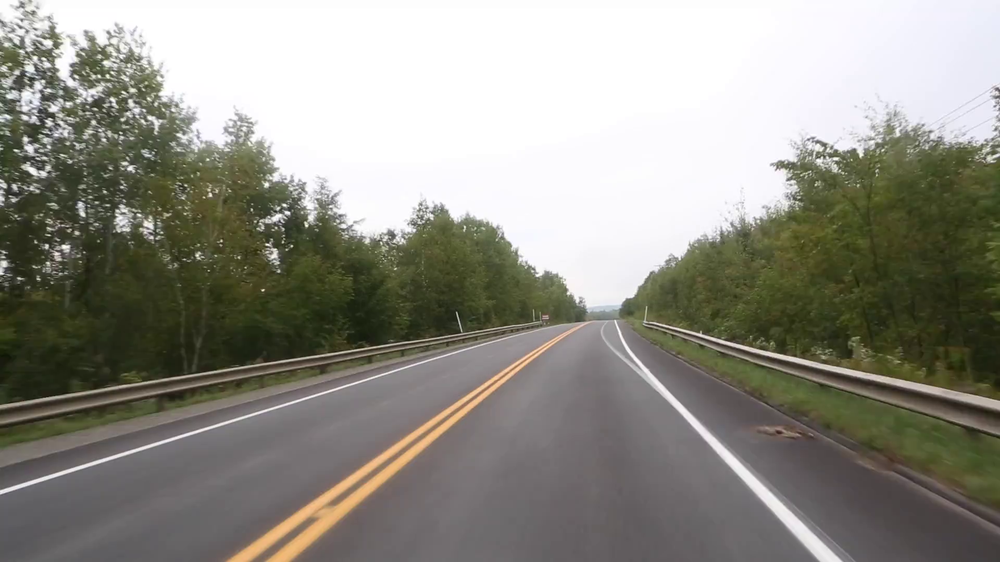
#> input picture data/test_1.png, 1000 x 562 px, shrunk from 1920 x 1080 before the run
$ jupyter execute tutorial.ipynb   (shell and % lines are left out)
#> lines starting #> are read from the running program, lines starting #| are printed output that depends on the picture
[cell 1]
import cv2
import matplotlib.pyplot as plt

[cell 2]
img = cv2.imread("../data/test_1.png")
#> img is the input picture: shape (562, 1000, 3); mean B, G, R 133.6, 142.9, 144.3
gray = cv2.cvtColor(img, cv2.COLOR_BGR2GRAY)
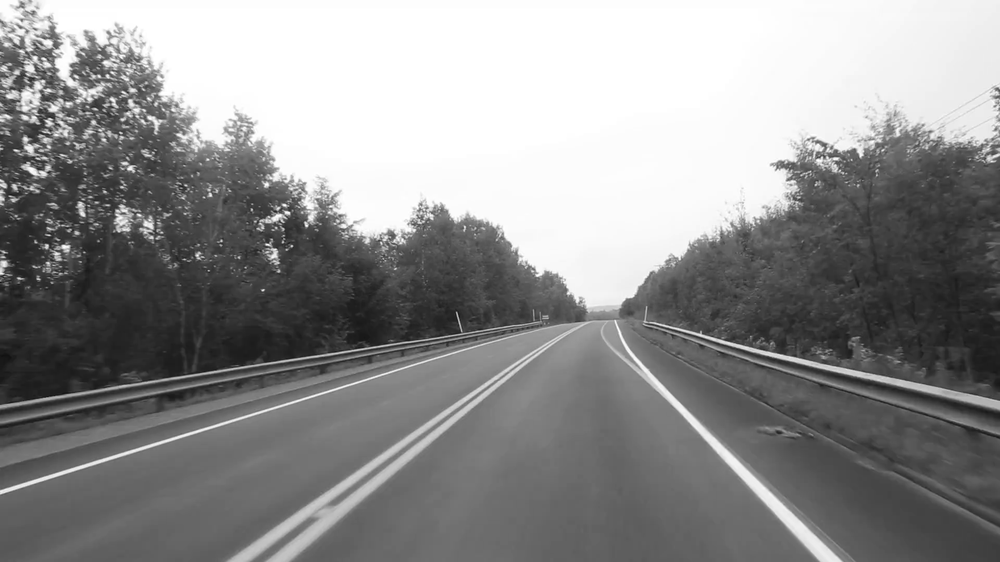
#> gray: shape (562, 1000); min 17, max 255, mean 142.3

[cell 3]
sift = cv2.xfeatures2d.SIFT_create()

[cell 4]
keypoints, descriptors = sift.detectAndCompute(img, None)
#> keypoints = 1675 keypoints; strongest (x, y, size): (47, 246, 3.2), (287, 213, 2.9), (15, 150, 2), (66, 247, 5.2)

[cell 5]
sift_image = cv2.drawKeypoints(gray, keypoints, img)
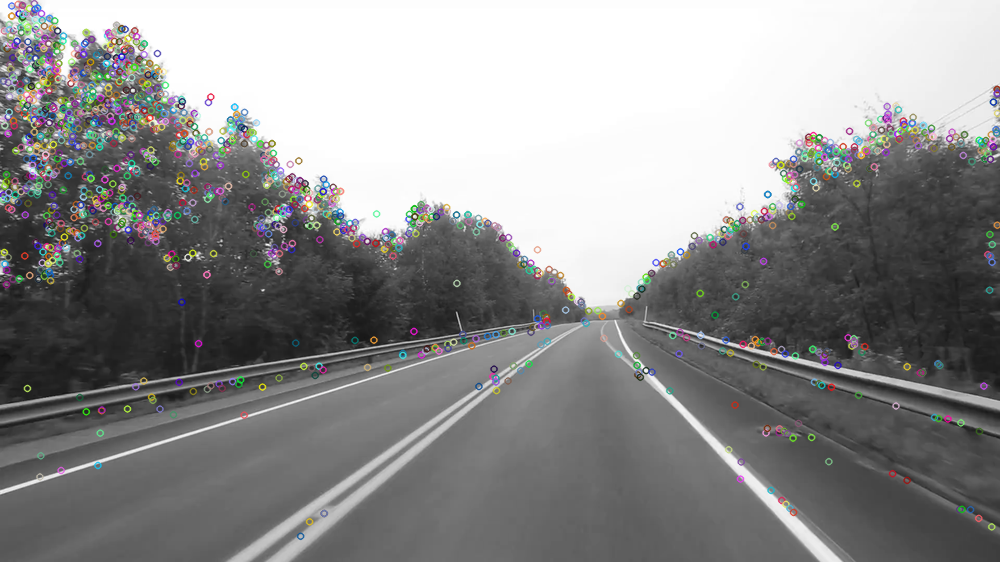
#> sift_image: shape (562, 1000, 3); mean B, G, R 141.7, 141.8, 141.8
# show the image
plt.imshow(sift_image)

[cell 6]
print(descriptors)
#> (printed output is left out)

$ run again, with data/image_1.png copied over data/test_1.png
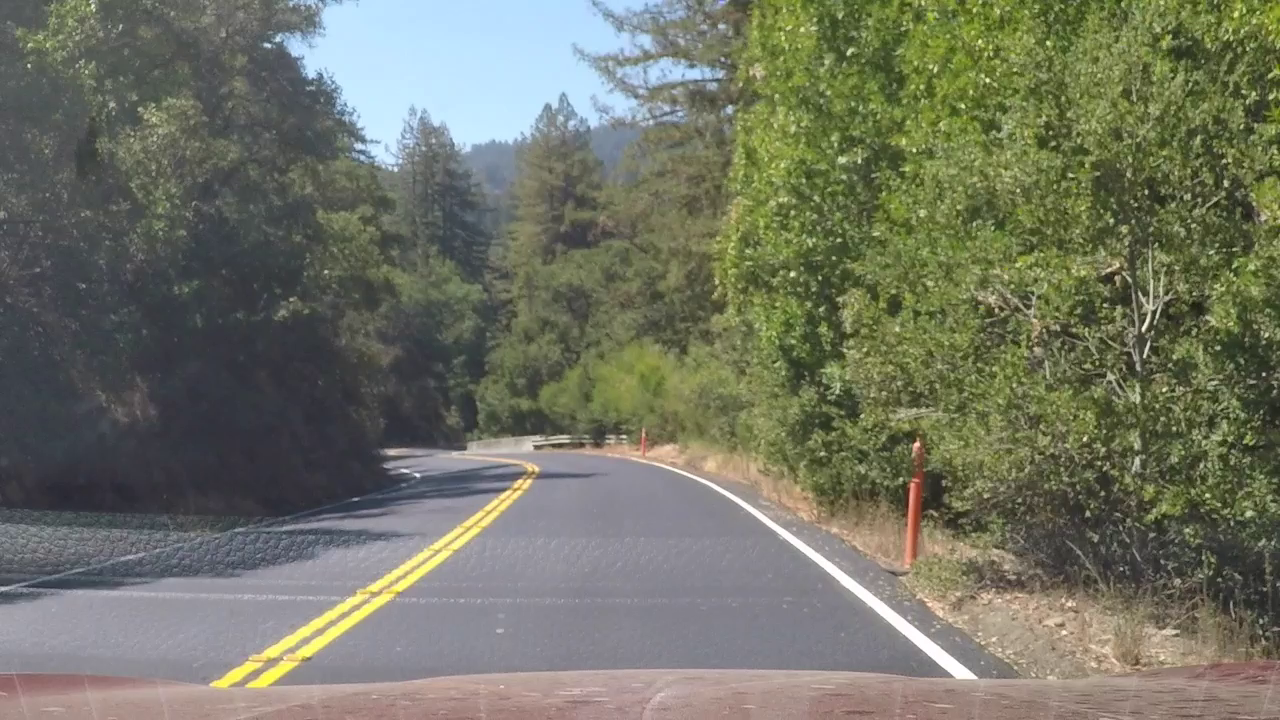
#> input picture data/image_1.png, 1280 x 720 px
#> img is the input picture: shape (720, 1280, 3); mean B, G, R 100.9, 116.7, 114.2
#> `gray = cv2.cvtColor(img, cv2.COLOR_BGR2GRAY)`:
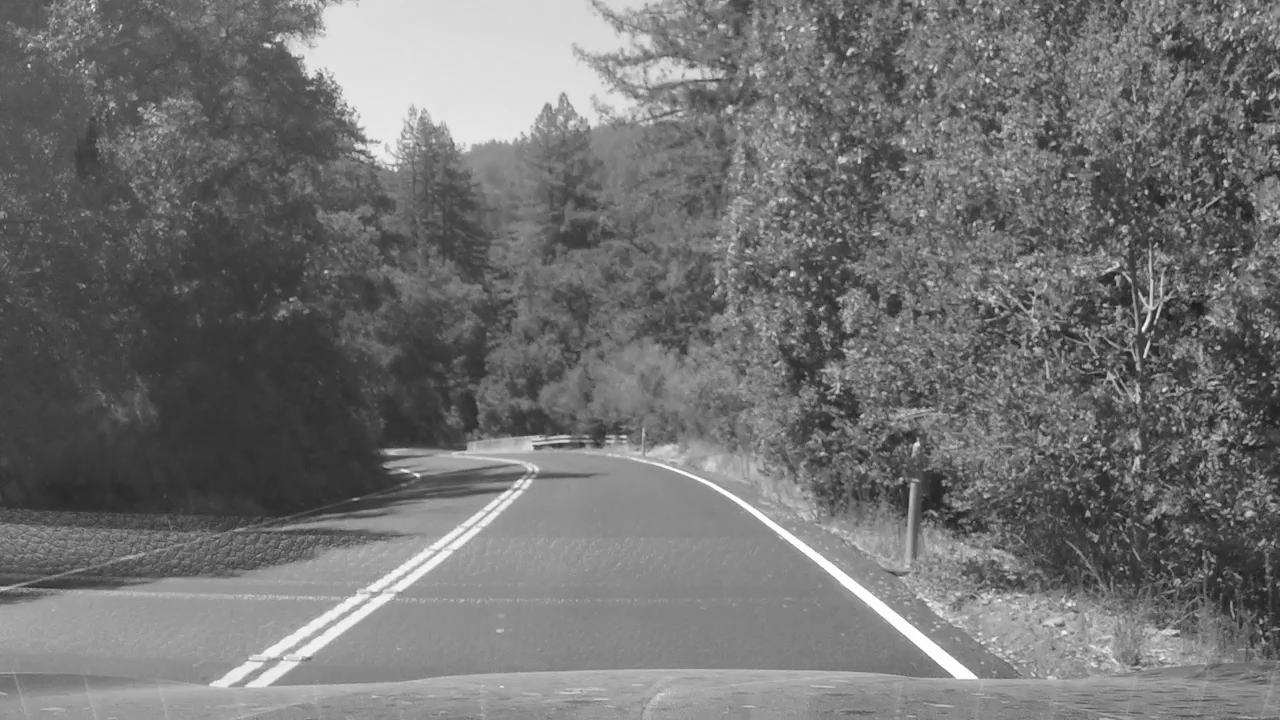
#> gray: shape (720, 1280); min 22, max 255, mean 114.1
#> keypoints = 11489 keypoints; strongest (x, y, size): (1143, 329, 3.1), (1264, 374, 2.5), (1144, 356, 2.4), (987, 80, 2.9)
#> `sift_image = cv2.drawKeypoints(gray, keypoints, img)`:
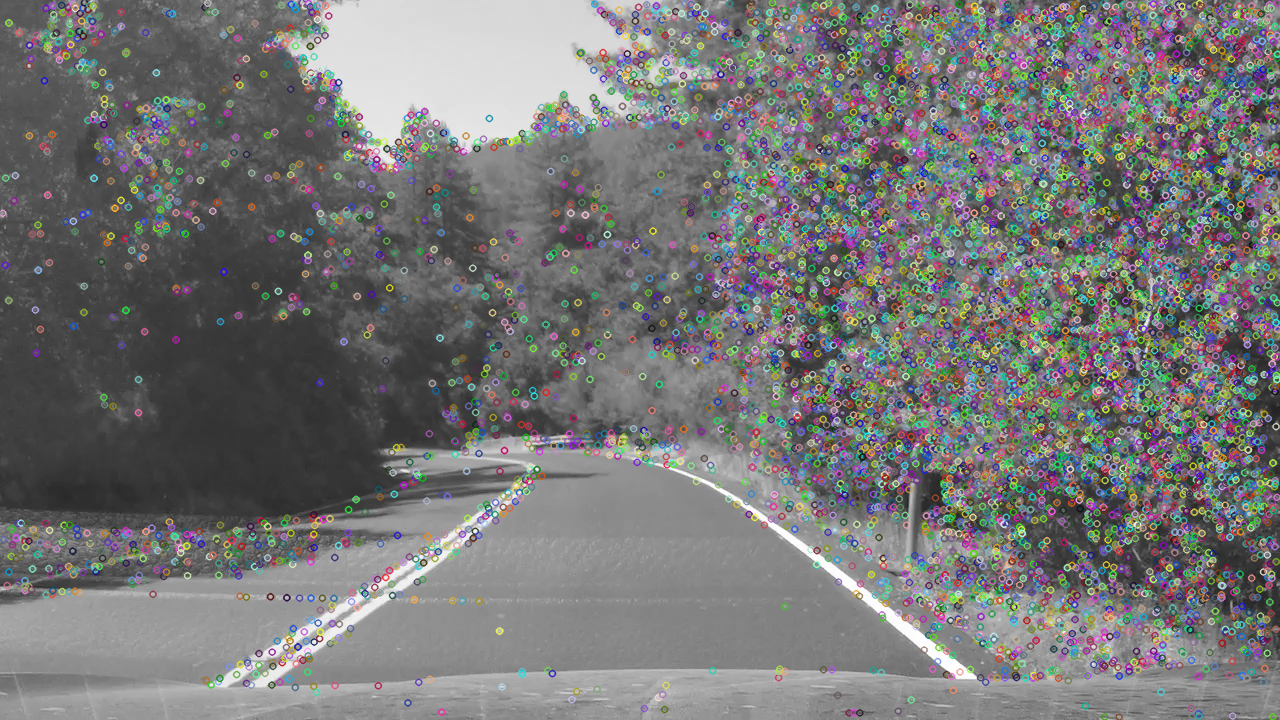
#> sift_image: shape (720, 1280, 3); mean B, G, R 117.4, 117.8, 117.7
#> (printed output is left out)
